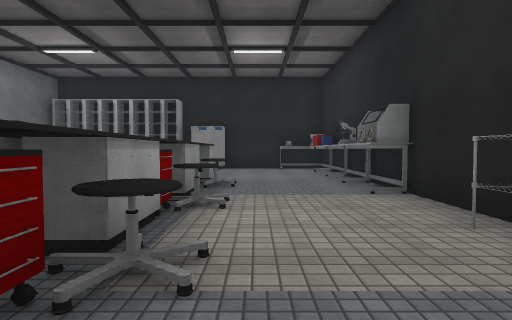
View 1 (above)

19 first-person views from a walk through a scene from a Unity 3-D project. The camera is 1.3 m above the floor, tilts 2° down and sees 80° across. Doors are open. The floor is counted in squares, 2 m on a side. Each view is taken from the middle of a square. On the plan, view 1 faces up. The plan holds only what a view shows up to about 10 squares ahead; the rest is blank. The player is left out. Some surface patterns are stand-ins.

View 2
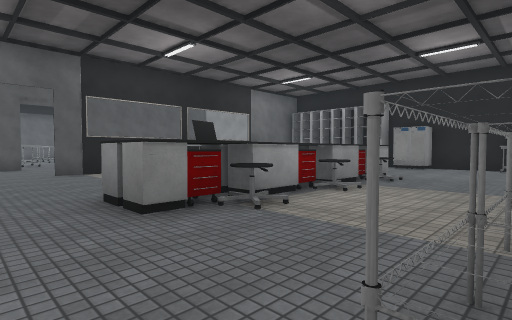

View 3
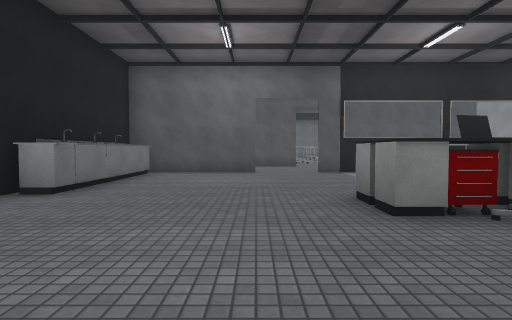

View 4
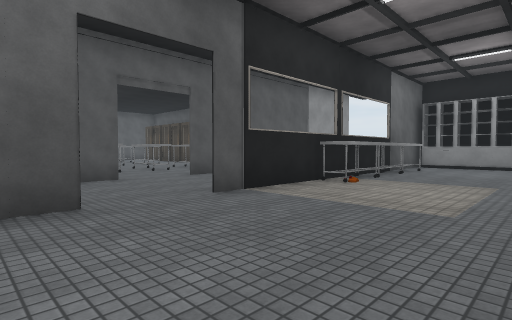

View 5
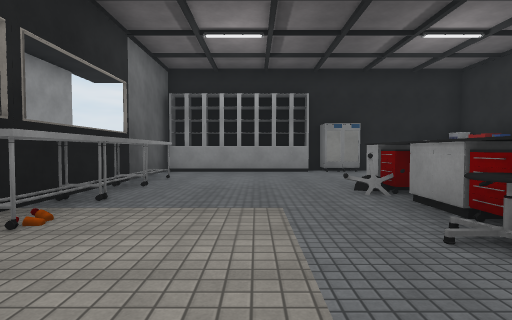

View 6
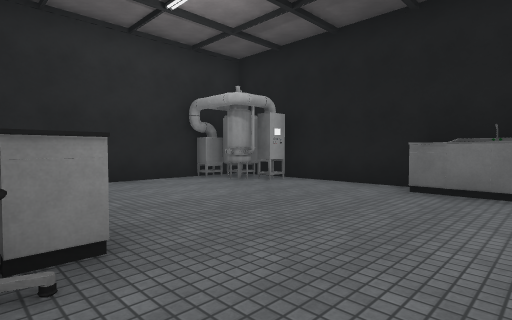

View 7
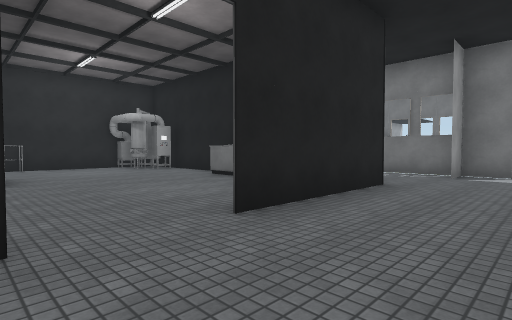

View 8
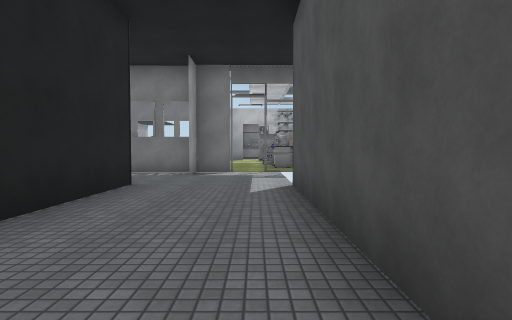

View 9
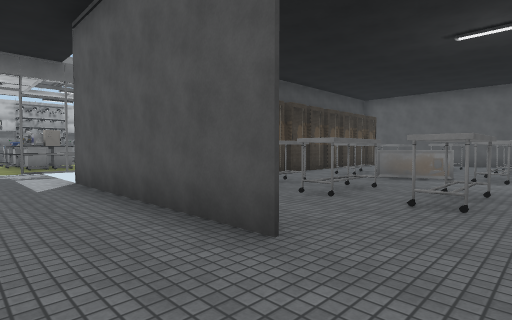

View 10
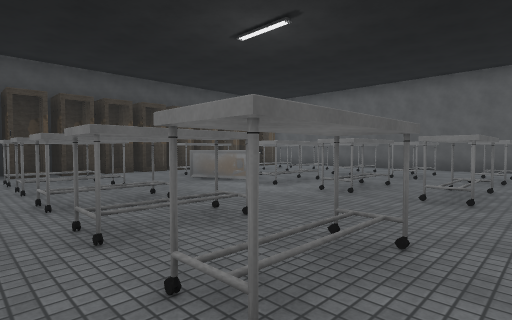

View 11
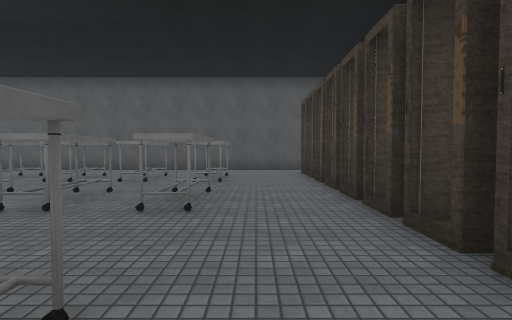

View 12
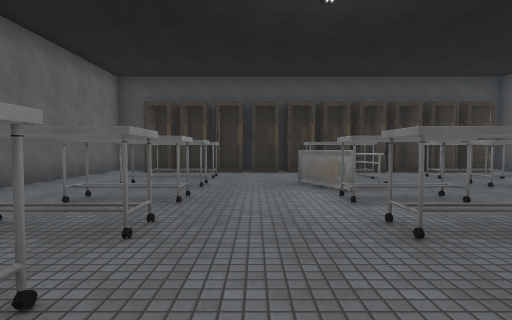

View 13
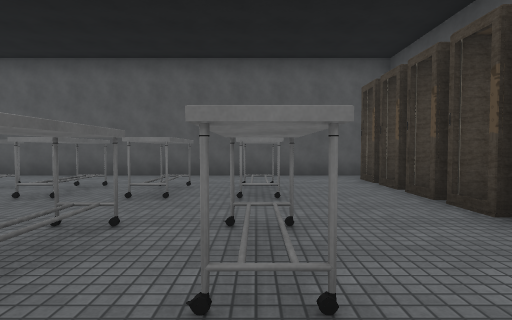

View 14
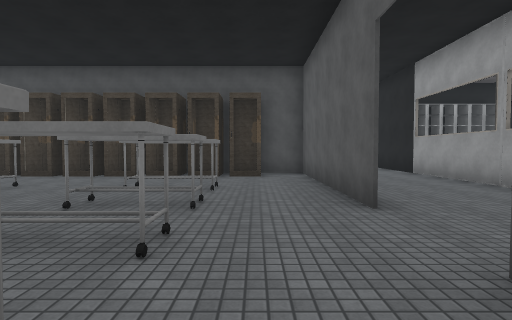

View 15
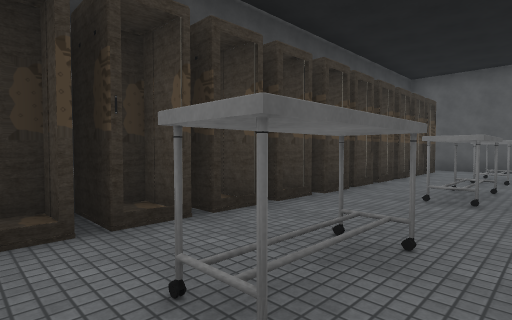

View 16
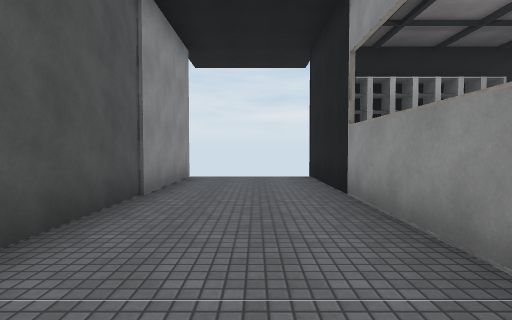

View 17
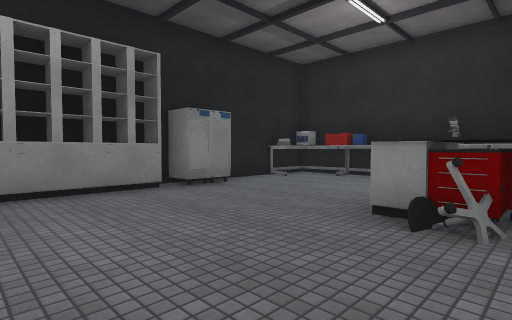

View 18
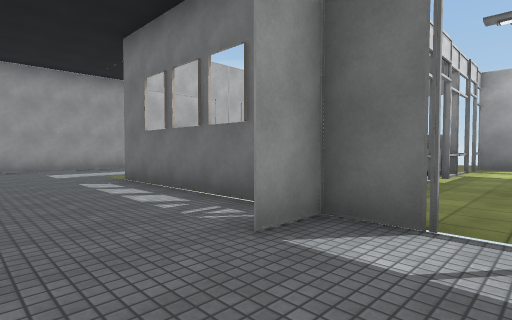

View 19
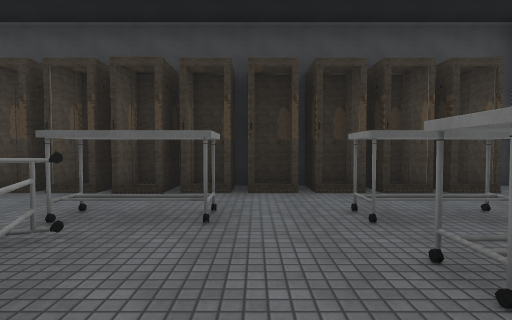

### Floor plan
Key: @ floor where view 1 was taken; # wall or solid block; x gap in a wall; . floor; D open door; F fridge; E desk; C crate; S stool; B bench; T thing the floor can be seen under or through; O other object.
Columns run from 22 left of view 1 to 3 right of it. Each row starts with its distance up from view 1.
 11                       #
 10             #..#OOOOFF.EE
  9             #..#........C
  8             #..#E......EO
  7 # OOOOOOOOOO#...E.......E
  6 #...........#...E...SS..#
  5 #...........#...E...BS..E
  4 #..EE.EE.EE.#...E...BS...#
  3 #..EE.EE.EE.#..#E...SS...#
  2 #...........D..#....BB..O
  1 #..EE.EE.EE.D..#....SB..O
  0 #..EE.EE.EE.#.........@.O
 -1 #......E....#............#
 -2 #..EE.EE.EE.#..#.........#
 -3 #...........#..#.........#
 -4 #.OOOOOOOOOO#..#BOOBB..O##
 -5 #############.......#####
 -6              ...........#
 -7             #..T........#
 -8             .DTT###  ...#
 -9            ....        .#
-10            BE..
-11               .
-12               .x
-13               .O
-14               .#
-15               ..
-16               .#

Where each view was taken, in squares from view 1:
view 1: 0 up, 0 right, facing up
view 2: 1 down, 2 right, facing up-left
view 3: 1 down, 2 right, facing left
view 4: 2 down, 3 left, facing up-left
view 5: 1 up, 4 left, facing up
view 6: 1 up, 4 left, facing down-right
view 7: 1 up, 9 left, facing down-right
view 8: 1 up, 9 left, facing down
view 9: 2 up, 8 left, facing down-left
view 10: 5 up, 11 left, facing down-left
view 11: 5 up, 12 left, facing left
view 12: 5 up, 14 left, facing down
view 13: 4 up, 14 left, facing left
view 14: 1 down, 11 left, facing up
view 15: 1 down, 11 left, facing down-left
view 16: 3 up, 8 left, facing up
view 17: 5 up, 5 left, facing up-right
view 18: 5 down, 9 left, facing down-right
view 19: 1 up, 17 left, facing down
